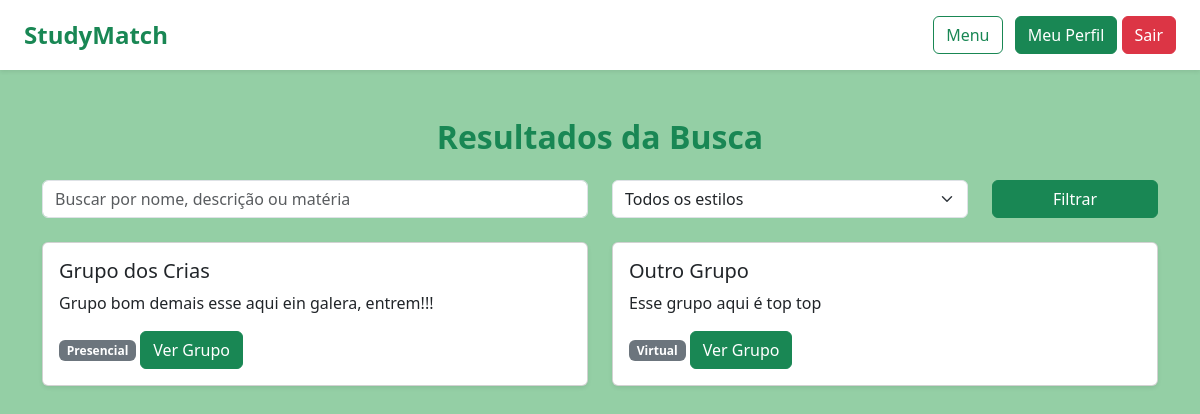
The page /buscar-grupos (signed in) on the database as committed earlier.
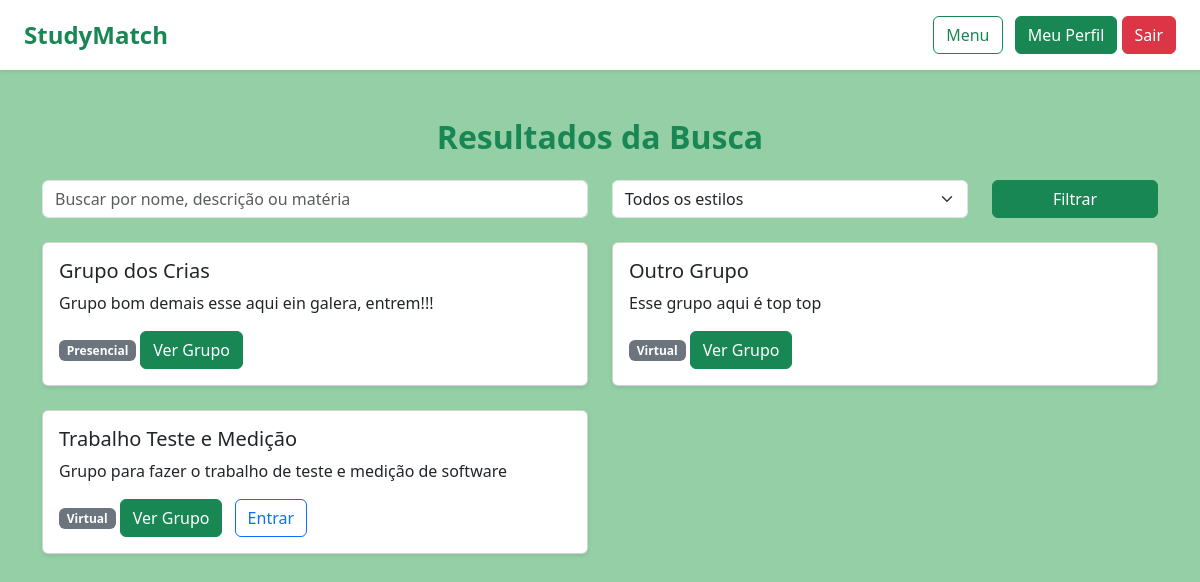
The same page on the database as committed later.
### tables this page shows
CREATE TABLE groups (
                id INTEGER PRIMARY KEY AUTOINCREMENT,
                nome TEXT NOT NULL,
                descricao TEXT,
                materia TEXT,
                estilo TEXT,
                administrador_id INTEGER
            );

### app/routes/group_routes.py (the view)
    @bp.route("/buscar-grupos", methods=["GET"])
    def buscar_grupos():
        if "user_id" not in session:
            return redirect("/login")
        termo = request.args.get("q", "")
        estilo = request.args.get("estilo", None)
        grupos = group_use_case.search_groups(termo, estilo)
        participando = {}
        user_id = session["user_id"]
        for grupo in grupos:
            participando[grupo.id] = group_use_case.user_is_participant(grupo.id, user_id)
        return render_template(
            "buscar_grupos.html",
            grupos=grupos,
            termo=termo,
            estilo=estilo,
            participando=participando
        )

### infra/repositories/group_repository_sqlite.py (called while the page is built)
    def search(self, termo, estilo=None):
        cursor = self.conn.cursor()
        query = """
            SELECT id, nome, descricao, materia, estilo, administrador_id
            FROM groups
            WHERE (nome LIKE ? OR descricao LIKE ? OR materia LIKE ?)
        """
        params = [f"%{termo}%", f"%{termo}%", f"%{termo}%"]
        if estilo:
            query += " AND estilo = ?"
            params.append(estilo)
        cursor.execute(query, params)
        rows = cursor.fetchall()
        return [Group(*row) for row in rows]

    def user_participates(self, grupo_id, user_id):
        cursor = self.conn.cursor()
        cursor.execute("""
            SELECT 1 FROM group_participants
            WHERE grupo_id = ? AND usuario_id = ?
        """, (grupo_id, user_id))
        return cursor.fetchone() is not None

### use_cases/group_use_case.py (called while the page is built)
    def search_groups(self, termo, estilo=None):
        return self.repository.search(termo, estilo)

    def user_is_participant(self, grupo_id, user_id):
      return self.repository.user_participates(grupo_id, user_id)

### app/templates/buscar_grupos.html (shortened to what this page needs)
{% extends "base.html" %}
{% block content %}
<h2 class="text-success mb-4 text-center">Resultados da Busca</h2>
<form class="row mb-4" method="GET" action="/buscar-grupos">
  <div class="col-md-6">
    <input type="text" name="q" class="form-control" placeholder="Buscar por nome, descrição ou matéria" value="{{ termo }}" required>
  </div>
  <div class="col-md-4">
    <select name="estilo" class="form-select">
      <option value="">Todos os estilos</option>
    </select>
  </div>
  <div class="col-md-2">
    <button type="submit" class="btn btn-success w-100">Filtrar</button>
  </div>
</form>
{% if grupos %}
  <div class="row">
    {% for grupo in grupos %}
      <div class="col-md-6 mb-4">
        <div class="card shadow-sm">
          <div class="card-body">
            <h5 class="card-title">{{ grupo.nome }}</h5>
            <p class="card-text">{{ grupo.descricao }}</p>
            <span class="badge bg-secondary mb-2">{{ grupo.estilo|capitalize }}</span>
            <a href="/grupo/{{ grupo.id }}" class="btn btn-success me-2">Ver Grupo</a>
            {% if not participando[grupo.id] %}
            <form method="POST" action="/grupo/{{ grupo.id }}/entrar" style="display: inline;">
                <button type="submit" class="btn btn-outline-primary">Entrar</button>
            </form>
            {% endif %}
          </div>
        </div>
      </div>
    {% endfor %}
  </div>
{% else %}
  <p class="text-center text-muted">Nenhum grupo encontrado com os critérios fornecidos.</p>
{% endif %}
{% endblock %}

Rows that differ between the two databases and show on the page:
added groups: nome "Trabalho Teste e Medição", descricao "Grupo para fazer o trabalho de teste e medição de software", estilo "Virtual"
